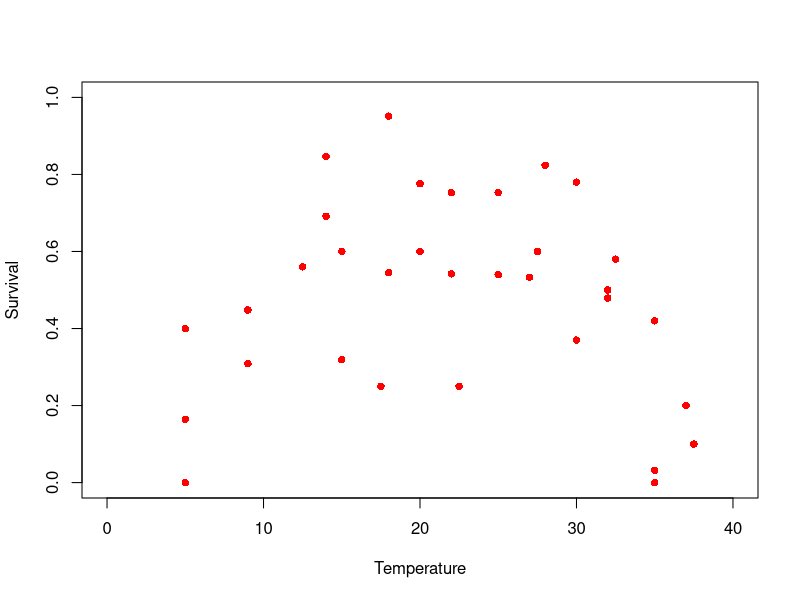

Generate this figure with R: (Note: this script raises an error after producing the figure.)
#############################################################
## Code to fit curve to Chirnomus spp mortality rates to data
#############################################################

library(readxl)
library(minpack.lm)
library(tidyverse)
library(car)
library(boot)
CHIRVitalRates <- read_excel("VitalRates.xlsx", sheet = "Chiro Mortality Rates")
CHIRVitalRates <- as.data.frame(CHIRVitalRates)

flow.surv.fit <- function(magnitude, mortality, Qmin){
  x <- magnitude # rename x and y
  y <- 1 - mortality # convert to survival
  df <- as.data.frame(cbind(x,y))
  df <- rbind(df, c(Qmin, 1.11))  # make sure we specify that we have 100% survival at Qmin (0.25)
  nls.fit <- nlsLM(formula = (y ~ k* exp(-h*x)), data = df, start = c(k = 1, h = 1)) # fit to negative exponential function
  return(nls.fit)
}

flow.surv.rate <- function(h, k, max, min, interval, Qmin) {
  Q <- seq(min, max, by = interval)
  surv <- k*(exp(-h*Q))
  surv.df <- as.data.frame(cbind(Q, surv))
  surv.df$surv[which(surv.df$Q <= Qmin)] <- 1
  return(surv.df)
}

surv.fit.CHIR <- flow.surv.fit(CHIRVitalRates$`Max/Bankful`, CHIRVitalRates$Mortality, 0.25)
surv.df.CHIR <- flow.surv.rate(surv.fit.CHIR$m$getPars()[2] , surv.fit.CHIR$m$getPars()[1], 4, 0.001, 0.001, 0.25)

# Calculate Development Time Based on Literature
# BAETDevRates <- read_excel("VitalRates.xlsx", sheet = "Baetid Development")
# BAETDevRates <- as.data.frame(BAETDevRates)
# polyfit <- nlsLM(DevelopmentTime ~ a*Temperature^4 + b* Temperature ^3 + c*Temperature ^2 +d*Temperature  + e, data = BAETDevRates, start = c(a = 1, b =1, c = 1, d = 1, e = 1))
# 
# devtime <- function(x){
#   a <- 2.525e-03*x^4 -2.508e-01*x^3+  9.379e+00*x^2 -1.580e+02*x +  1.040e+03 
#   return(a)
# }
# 
# MaturationRate <- function(x){
#   a <- 1/x
#   return(a)
# }

# Calculate Temperature Dependent Survival
CHIRSurvRate <- read_excel("VitalRates.xlsx", sheet = "Chiro Survival")
CHIRSurvRate <- as.data.frame(CHIRSurvRate)
#fit <- nlsLM(logit(Survival) ~ a*Temp^4 + b*Temp^3 + c*Temp^2 + d*Temp + e, data = CHIRSurvRate, start = c(a = 1, b = 1, c = 1, d = 1, e = 1))
fit <- nlsLM(logit(Survival) ~ a*Temp^2 + b*Temp + c, data = CHIRSurvRate, start = c(a = 1, b = 1, c = 1))
inv.logit(predict(fit))
fit <- nlsLM(Survival ~ a*Temp^2 + b*Temp + c, data = CHIRSurvRate, start = c(a=1, b=1, c=1))
TempSurv <- function(n){
  a <- -0.001785*n^2+ 0.074341*n -0.154283 
  if (a < 0){
    a <-  0
  }
  return((a))
}
#a = -1.016e-04  b = 9.412e-03 c = -3.121e-01 d = 4.317e+00 e =-2.032e+01 
# TempSurv <- function(n){
#   a <-  -1.016e-04*n^4 +  9.412e-03*n^3 -3.121e-01*n^2 + 4.317*n -2.032e+01
#   return(inv.logit(a))
# }
# 
# TempSurv <- function(n){
#   a <- -0.01462*n^2+  0.67162*n -6.72790
#   #a <- -1.016e-04*n^4 +  9.412e-03*n^3 -3.121e-01*n^2 + 4.317*n -2.032e+01
#   return(inv.logit(a))
# }
# # 
# min.RSS <- function(par){
#   mod <- dnbinom(as.integer(CHIRSurvRate$Temp), size = par[2], prob = par[1])
#   a <- sum(CHIRSurvRate$Survival - (mod*(max(CHIRSurvRate$Survival)/max(mod))))^2
# }
# params <- optim(par = c(0.01, 6), fn = min.RSS, method = "BFGS")
# # 
# 
# 
# params <- optim(par = c(0, 0), fn = min.RSS, method = "BFGS")
# # 
# TempSurv <- function(n){
#   if (n <= 0){
#     a <- 0
#   }else {
#     a <-  dnbinom(as.integer(n), size = params$par[2] , prob = params$par[1])*(max(CHIRSurvRate$Survival)/max(dnbinom(as.integer(CHIRSurvRate$Temp), size =params$par[2], prob = params$par[1])))
#   }
#   return((a))
# }
# 
# try with just nlsLM for a 


# ggplot(surv.df.CHIR, aes(x = Q, y = surv))+
#   geom_line()+
#   geom_point(data = CHIRVitalRates, aes(x = `Max/Bankful` , y = 1-(Mortality), color = Citation))+
#   #coord_cartesian(ylim = c(0,1)) +
#   ylab('Immediate Post-Disturbance Survival') +
#   theme_bw()+
#   xlab('`Max Event Discharge/Bankfull Discharge`')

# 
# tem <- seq(0, 40, by = 1)http://127.0.0.1:23003/graphics/ed0483c1-b811-4223-bfde-c3d3a3dceb62.png
plot(CHIRSurvRate$Temp, CHIRSurvRate$Survival, col = "red", pch = 16, xlab = "Temperature", ylab = "Survival", xlim = c(0,40), ylim = c(0, 1))
 lines(tem, TempSurv(tem), col = "green")
#lines(tem,  dnbinom(as.integer(-tem + 37.5), size = params$par[2] , prob = params$par[1])*(max(CHIRSurvRate$Survival)/max(dnbinom(as.integer(-CHIRSurvRate$Temp + 37.5), size =params$par[2], prob = params$par[1]))))
# plot(temp, s, xlab = "Temperature C", ylab = "Survival", col = "red", pch = 16, cex = 1.5, xlim = c(0,40), ylim = c(0,1))
# points(temp, predict(fit.betalogit), col = "blue", pch = 1)
# points(temp, inv.logit(predict(fit4)), col = "hotpink", pch = 2)points(temp, inv.logit(predict(fit2)), col = "green", pch = 5)     
# legend(-0.5, 1, legend=c("Data", "Beta Regression 2D Poly", "Logit 4D Poly", "Logit 2D Poly"),
#        col=c("red", "blue", "hotpink", "green"), pch=c(16, 1, 2, 5), cex=0.8)     
